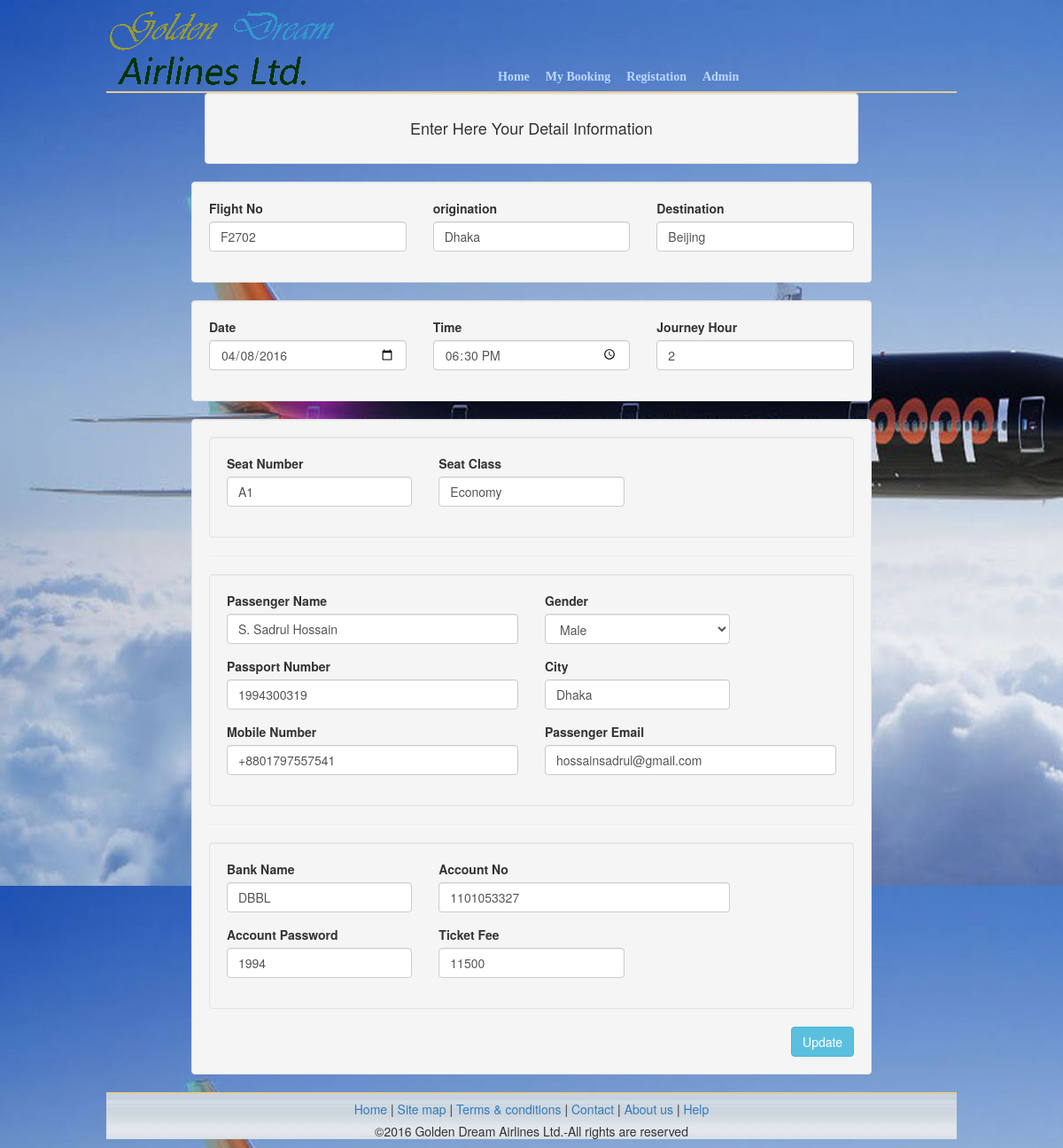
Page /edit_ticket.php?ide=1994300319 on the committed database.
### tables this page shows
CREATE TABLE IF NOT EXISTS `book_ticket` (
  `book_ticket_id` int(11) NOT NULL,
  `book_flight_no` varchar(20) NOT NULL,
  `book_depart_from` text NOT NULL,
  `book_depart_to` text NOT NULL,
  `book_flight_date` date NOT NULL,
  `book_flight_time` time NOT NULL,
  `book_journey_hour` int(3) NOT NULL,
  `book_seat_number` varchar(11) NOT NULL,
  `book_fare` text NOT NULL,
  `book_pas_name` text NOT NULL,
  `book_pas_gender` text NOT NULL,
  `book_pas_passport` varchar(100) NOT NULL,
  `book_pas_city` text NOT NULL,
  `book_pas_mobile` varchar(20) NOT NULL,
  `book_email` varchar(50) NOT NULL,
  `purchase_bank` text NOT NULL,
  `purchase_ac` varchar(100) NOT NULL,
  `purchase_pass` int(4) NOT NULL,
  `purchase_money` int(11) NOT NULL
);

### edit_ticket.php (the view, shortened to what this page needs)
<?php include 'header.php';?>
<?php
	$book_pas_passport = $_GET['ide'];
	if(isset($_GET['ide']))
		{
			$sql = "SELECT * FROM book_ticket WHERE book_pas_passport='$book_pas_passport'";
				$result = mysql_query($sql);
				if($row = mysql_fetch_array($result)) {
				$book_flight_no    = $row["book_flight_no"];
				$book_depart_from  = $row["book_depart_from"];
				$book_depart_to    = $row["book_depart_to"];
				$book_flight_date  = $row["book_flight_date"];
				$book_flight_time  = $row["book_flight_time"];
				$book_journey_hour = $row["book_journey_hour"];
				$book_seat_number  = $row["book_seat_number"];
				$book_fare         = $row["book_fare"];
				$book_pas_name     = $row["book_pas_name"];
				$book_pas_gender   = $row["book_pas_gender"];
				$book_pas_passport = $row["book_pas_passport"];
				$book_pas_city     = $row["book_pas_city"];
				$book_pas_mobile   = $row["book_pas_mobile"];
				$book_email        = $row["book_email"];
				$purchase_bank     = $row["purchase_bank"];
				$purchase_ac       = $row["purchase_ac"];
				$purchase_pass     = $row["purchase_pass"];
				$purchase_money    = $row["purchase_money"];
				}
		}
?>
<div class="content">
    <div class="container-fluid">
		<div class="col-md-12">
			<div class="well">
			<h4 style="text-align:center;">Enter Here Your Detail Information</h4>
			</div>
		</div>
        <div class="row">
			<form action="" method="post">
						<div class="col-md-12">
							<div class="well">
								<div class="row">
									<div class="col-md-4">
										<div class="form-group">
											<label>Flight No</label>
											<input type="text" name="book_flight_no" class="form-control" placeholder="" value="<?php echo $book_flight_no; ?>">
										</div>
									</div>
									<div class="col-md-4">
										<div class="form-group">
											<label>origination</label>
											<input type="text" name="book_depart_from" class="form-control" placeholder="" value="<?php echo $book_depart_from; ?>">
										</div>
									</div>
									<div class="col-md-4">
										<div class="form-group">
											<label>Destination</label>
											<input type="text" name="book_depart_to" class="form-control" placeholder="" value="<?php echo $book_depart_to; ?>">
										</div>
									</div>
								</div>
							</div>
						</div>
							<div class="col-md-12">
								<div class="well">
									<div class="row">
										<div class="col-md-4">
											<div class="form-group">
												<label>Date</label>
												<input type="date" name="book_flight_date" class="form-control" placeholder="" value="<?php echo $book_flight_date; ?>">
											</div>
										</div>
										<div class="col-md-4">
											<div class="form-group">
												<label>Time</label>
												<input type="time" name="book_flight_time" class="form-control" placeholder="" value="<?php echo $book_flight_time; ?>">
											</div>
										</div>
										<div class="col-md-4">
											<div class="form-group">
												<label>Journey Hour</label>
												<input type="text" name="book_journey_hour" class="form-control" placeholder="" value="<?php echo $book_journey_hour; ?>">
											</div>
										</div>
									</div>
								</div>
							</div>
				<div class="col-md-12">
					<div class="well">
					   <div class="well">
							<div class="row">
								<div class="col-md-4">
									<div class="form-group">
										<label>Seat Number</label>
										<input type="text" name="book_seat_number" class="form-control" placeholder="" value="<?php echo $book_seat_number; ?>">
									</div>
								</div>
								<div class="col-md-4">
									<div class="form-group">
										<label>Seat Class</label>
										<input class="form-control" name="book_fare" value="<?php echo $book_fare; ?>"/>
									</div>
								</div>
							</div>
						</div>
						<hr />
						<div class="well">
						<div class="row">
							<div class="col-md-6">
								<div class="form-group">
									<label>Passenger Name</label>
									<input type="text" name="book_pas_name" class="form-control" placeholder="" value="<?php echo $book_pas_name; ?>">
								</div>
							</div>
							<div class="col-md-4">
								<div class="form-group">
									<label>Gender</label>
									<select name="book_pas_gender" class="form-control" value="<?php echo $book_pas_gender; ?>">
										<option value="0">Male</option>
									</select>
								</div>
							</div>
						</div>
							<div class="row">
								<div class="col-md-6">
									<div class="form-group">
										<label>Passport Number</label>
										<input type="text" name="book_pas_passport" class="form-control" placeholder="" value="<?php echo $book_pas_passport; ?>">
									</div>
								</div>
								<div class="col-md-4">
									<div class="form-group">
										<label>City</label>
										<input type="text" name="book_pas_city" class="form-control"  placeholder="" value="<?php echo $book_pas_city; ?>">
									</div>
								</div>
							</div>
							<div class="row">
								<div class="col-md-6">
									<div class="form-group">
										<label>Mobile Number</label>
										<input type="text" name="book_pas_mobile" class="form-control" placeholder="" value="<?php echo $book_pas_mobile; ?>">
									</div>
								</div>
								<div class="col-md-6">
									<div class="form-group">
										<label>Passenger Email</label>
										<input type="text" name="book_email" class="form-control" placeholder="" value="<?php echo $book_email; ?>">
									</div>
								</div>
							</div>
							</div>
							<hr />
							    <div class="well">
									<div class="row">
										<div class="form-group">
											<div class="col-md-4">
												<label>Bank Name</label>
													<input name="purchase_bank" class="form-control" value="<?php echo $purchase_bank; ?>"/>
											</div>
											<div class="col-md-6">
												<div class="form-group">
													<label>Account No</label>
													<input type="text" name="purchase_ac" class="form-control" placeholder="" value="<?php echo $purchase_ac; ?>">
												</div>
											</div>
										</div>
									</div>
									<div class="row">
										<div class="col-md-4">
											<div class="form-group">
												<label>Account Password</label>
												<input type="text" name="purchase_pass" class="form-control" placeholder="" value="<?php echo $purchase_pass; ?>">
											</div>
										</div>
										<div class="col-md-4">
										<div class="form-group">
											<label>Ticket Fee</label>
											<input type="text" name="purchase_money" class="form-control" placeholder="" value="<?php echo $purchase_money; ?>">
										</div>
									</div>
									</div>
								</div>
						<div class="row">
							<div class="col-md-12">
								<div class="form-group">
									<button name="save" type="submit" class="btn btn-info btn-fill pull-right">Update</button>
								</div>
							</div>
						</div>
					</div>
				</div>
			</form>
		</div>
	</div>
</div>
<?php include ('footer.php'); ?>

### css/style.css (style rules this page uses)
body { margin:0 auto; padding:0; background:url(image/poppi-airplane-full-view-super.jpg); }
.container-fluid { height:auto; width:80%; margin:0 auto; padding:0; }

### rows in the picture
book_ticket: book_flight_no "F2702", book_depart_from "Dhaka", book_depart_to "Beijing", book_flight_date "04/08/2016", book_flight_time "18:30:00", book_journey_hour "2", book_seat_number "A1", book_fare "Economy", book_pas_name "S. Sadrul Hossain", book_pas_gender "Male", book_pas_passport "1994300319", book_pas_city "Dhaka", book_pas_mobile "+8801797557541", book_email "hossainsadrul@gmail.com", purchase_bank "DBBL", purchase_ac "1101053327", purchase_pass "1994", purchase_money "11500"
